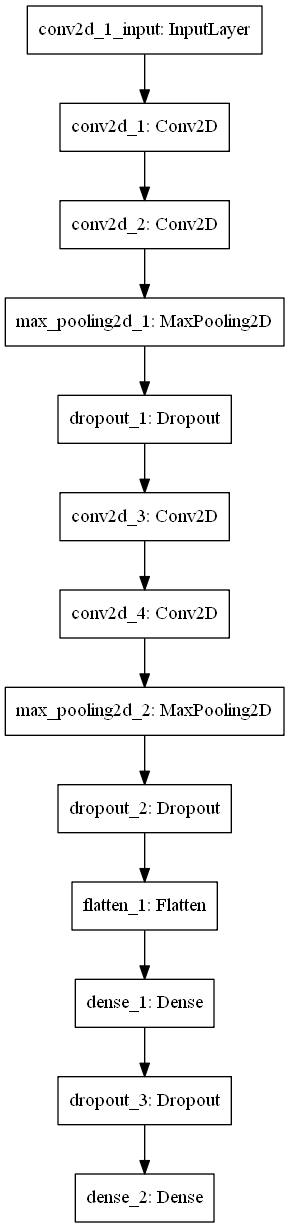

Source code (Python):
import pandas as pd
import seaborn as sns
import matplotlib.pyplot as plt
import numpy as np
from keras.models import Sequential
from keras.layers import Dense, Dropout, Activation,Flatten,MaxPool2D,Conv2D
from keras.optimizers import SGD, Adam, RMSprop
from keras.utils.np_utils import to_categorical
from keras.utils.vis_utils import plot_model
from sklearn.model_selection import train_test_split
from keras.callbacks import ReduceLROnPlateau
from keras.preprocessing.image import ImageDataGenerator
from sklearn.metrics import confusion_matrix
from sklearn.ensemble import VotingClassifier
import itertools

originPath='E:\\Data\\kaggle\\DigitRecognizer\\'
train_data=pd.read_csv(originPath+'train.csv')
test_data=pd.read_csv(originPath+'test.csv')
batch_size = 256 # 在计算力允许的情况下，batch_size越大越好
nb_classes = 10
nb_epoch = 30


'''数据预处理'''
X_train=train_data.drop(columns=['label'])
Y_train=train_data.label
del train_data
# 改变维度：第一个参数是图片数量，后三个参数是每个图片的维度
X_train = X_train.values.reshape(-1,28,28,1)
test_data = test_data.values.reshape(-1,28,28,1)
print(X_train.shape)
print(test_data.shape)
print("Train Sample:",X_train.shape[0])
print("Test Sample:",test_data.shape[0])
# 归一化：将数据进行归一化到0-1 因为图像数据最大是255
X_train=X_train/255.0
test_data=test_data/255.0
# 将类别向量(从0到nb_classes的整数向量)映射为二值类别矩阵
Y_train = to_categorical(Y_train, num_classes = nb_classes)
X_train,X_val,Y_train,Y_val=train_test_split(X_train,Y_train,test_size=0.1)
plt.imshow(X_train[0][:,:,0], cmap="Greys")
plt.show()

'''建立模型'''
model = Sequential()
# filters：卷积核的数目（即输出的维度）
# kernel_size：卷积核的宽度和长度。如为单个整数，则表示在各个空间维度的相同长度。
model.add(Conv2D(filters = 32, kernel_size = (5,5),activation ='relu', input_shape = (28,28,1)))
model.add(Conv2D(filters = 32, kernel_size = (5,5),activation ='relu'))
model.add(MaxPool2D(pool_size=(2,2)))
model.add(Dropout(0.25))
model.add(Conv2D(filters = 64, kernel_size = (3,3),activation ='relu'))
model.add(Conv2D(filters = 64, kernel_size = (3,3),activation ='relu'))
model.add(MaxPool2D(pool_size=(2,2), strides=(2,2)))
model.add(Dropout(0.25))
model.add(Flatten())
model.add(Dense(256, activation = "relu"))
model.add(Dropout(0.5))
model.add(Dense(10, activation = "softmax"))

'''显示模型信息并保存'''
# print(model.summary())
plot_model(model, to_file='Model.png')

'''数据扩增'''
# 用以生成一个batch的图像数据，支持实时数据提升
datagen = ImageDataGenerator(
        featurewise_center=False,  # set input mean to 0 over the dataset
        samplewise_center=False,  # set each sample mean to 0
        featurewise_std_normalization=False,  # divide inputs by std of the dataset
        samplewise_std_normalization=False,  # divide each input by its std
        zca_whitening=False,  # apply ZCA whitening
        rotation_range=10,  # randomly rotate images in the range (degrees, 0 to 180)
        zoom_range = 0.1, # Randomly zoom image
        width_shift_range=0.1,  # randomly shift images horizontally (fraction of total width)
        height_shift_range=0.1,  # randomly shift images vertically (fraction of total height)
        horizontal_flip=False,  # randomly flip images
        vertical_flip=False)  # randomly flip images

# 计算依赖于数据的变换所需要的统计信息(均值方差等),
# 只有使用featurewise_center，featurewise_std_normalization或zca_whitening时需要此函数。
# datagen.fit(X_train)

'''学习率的设置'''
# 当评价指标monitor不在提升时，减少学习率
learning_rate_reduction = ReduceLROnPlateau(monitor='val_acc',
                                            patience=3,
                                            verbose=1,
                                            factor=0.5,
                                            min_lr=0.00001)

'''编译和训练模型'''
optimizer=RMSprop(lr=0.001, rho=0.9, epsilon=1e-08, decay=0.0)
# 使用多类的对数损失categorical_crossentropy
model.compile(loss='categorical_crossentropy',
              optimizer=optimizer,
              metrics=['accuracy'])

# history=model.fit(X_train,Y_train,
#           batch_size=batch_size,
#           epochs=nb_epoch,
#           verbose=2,
#           validation_data=(X_val,Y_val))


# ImageDataGenerator需要和fir_generator配合，才能实时进行数据扩增
# 当生成器返回steps_per_epoch次数据时计一个epoch结束，执行下一个epoch
history = model.fit_generator(datagen.flow(X_train,Y_train, batch_size=batch_size),
                              epochs =nb_epoch, validation_data = (X_val,Y_val),
                              verbose = 2, steps_per_epoch=X_train.shape[0] // batch_size+1,
                              callbacks=[learning_rate_reduction])

'''评估模型'''
score = model.evaluate(X_val, Y_val, verbose=0)
print('Val loss:', score[0])
print('Val accuracy:', score[1])


'''绘制学习曲线'''
fig, ax = plt.subplots(2,1)
ax[0].plot(history.history['loss'], color='b', label="Training loss")
ax[0].plot(history.history['val_loss'], color='r', label="validation loss",axes =ax[0])
ax[0].legend(loc='best', shadow=True)
ax[1].plot(history.history['acc'], color='b', label="Training accuracy")
ax[1].plot(history.history['val_acc'], color='r',label="Validation accuracy")
ax[1].legend(loc='best', shadow=True)
plt.show()

'''混淆矩阵'''
def plot_confusion_matrix(cm, classes,
                          normalize=False,
                          title='Confusion matrix',
                          cmap="Blues"):
    """
    This function prints and plots the confusion matrix.
    Normalization can be applied by setting `normalize=True`.
    """
    plt.imshow(cm, interpolation='nearest', cmap=cmap)
    plt.title(title)
    plt.colorbar()
    tick_marks = np.arange(len(classes))
    plt.xticks(tick_marks, classes, rotation=45)
    plt.yticks(tick_marks, classes)

    # 是否进行标准化
    if normalize:
        cm = cm.astype('float') / cm.sum(axis=1)[:, np.newaxis]

    thresh = cm.max() / 2.
    for i, j in itertools.product(range(cm.shape[0]), range(cm.shape[1])):
        plt.text(j, i, cm[i, j],
                 horizontalalignment="center",
                 color="white" if cm[i, j] > thresh else "black")

    plt.tight_layout()
    plt.ylabel('True label')
    plt.xlabel('Predicted label')
    plt.show()

# 根据验证集标签的真实值和预测值计算混淆矩阵（confusion_matrix）
Y_pred = model.predict(X_val)
Y_pred_classes = np.argmax(Y_pred,axis = 1)
Y_true = np.argmax(Y_val,axis = 1)
confusion_mtx = confusion_matrix(Y_true, Y_pred_classes)
# 绘制混淆矩阵
plot_confusion_matrix(confusion_mtx, classes = range(10))

'''查看最显著的错误'''
def display_errors(errors_index,img_errors,pred_errors, obs_errors):
    n = 0
    nrows = 2
    ncols = 3
    fig, ax = plt.subplots(nrows,ncols,sharex=True,sharey=True)
    for row in range(nrows):
        for col in range(ncols):
            error = errors_index[n]
            ax[row,col].imshow((img_errors[error]).reshape((28,28)),cmap="Greys")
            ax[row,col].set_title("Predicted label :{}\nTrue label :{}".format(pred_errors[error],obs_errors[error]))
            n += 1
    plt.show()

errors = (Y_pred_classes - Y_true != 0)  # 矩阵相减得到误差集（?*1）
# 使用布尔索引
Y_pred_classes_errors = Y_pred_classes[errors]  # 误差集的预测标签Y（?*1）
Y_pred_errors = Y_pred[errors]  # 误差集的预测序列（?*10）
Y_true_errors = Y_true[errors]  # 误差集的真实标签Y（?*1）
X_val_errors = X_val[errors]  # 误差集的特征X，即数字图片（?*28*28*1）

# 误差集中对错误标签的预测概率
Y_pred_errors_prob = np.max(Y_pred_errors,axis = 1)
# 误差集中对真实标签的预测概率，np.diagonal是返回对角线的元素
true_prob_errors = np.diagonal(np.take(Y_pred_errors, Y_true_errors, axis=1))
delta_pred_true_errors = Y_pred_errors_prob - true_prob_errors
# 排序并返回的是数组值从小到大的索引值
sorted_dela_errors = np.argsort(delta_pred_true_errors)
most_important_errors = sorted_dela_errors[-6:]
display_errors(most_important_errors, X_val_errors, Y_pred_classes_errors, Y_true_errors)

'''预测测试集'''
print('Begin to predict for testing data ...')
results = model.predict(test_data)
results = np.argmax(results,axis = 1)
results = pd.Series(results,name="Label")
submission = pd.concat([pd.Series(range(1,28001),name = "ImageId"),results],axis = 1)
submission.to_csv(originPath+"submit.csv",index=False)
